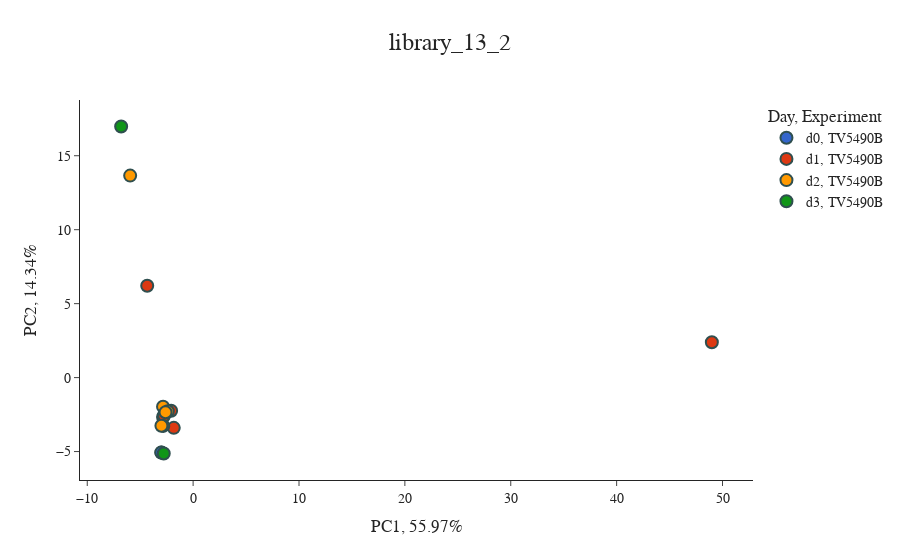

This figure's notebook cell:
### Code cell
figs[2]

### Figure 1 — Plotly figure (JSON) as saved in the notebook; plotly's stock layout.template omitted (floating-point values rounded to 4 significant figures)
{"data": [{"customdata": [["inoculum"], ["inoculum"]], "hovertemplate": "Day=d0<br>Experiment=TV5490B<br>PC1, 55.97%=%{x}<br>PC2, 14.34%=%{y}<br>mouse=%{customdata[0]}<extra></extra>", "legendgroup": "d0, TV5490B", "marker": {"color": "#3366CC", "line": {"color": "DarkSlateGrey", "width": 2}, "size": 12, "symbol": "circle"}, "mode": "markers", "name": "d0, TV5490B", "orientation": "v", "showlegend": true, "type": "scatter", "x": [-2.993, -3.007], "xaxis": "x", "y": [-5.069, -5.063], "yaxis": "y"}, {"customdata": [["al970"], ["al971"], ["al973"], ["al972"], ["al968"], ["al975"], ["al969"]], "hovertemplate": "Day=d1<br>Experiment=TV5490B<br>PC1, 55.97%=%{x}<br>PC2, 14.34%=%{y}<br>mouse=%{customdata[0]}<extra></extra>", "legendgroup": "d1, TV5490B", "marker": {"color": "#DC3912", "line": {"color": "DarkSlateGrey", "width": 2}, "size": 12, "symbol": "circle"}, "mode": "markers", "name": "d1, TV5490B", "orientation": "v", "showlegend": true, "type": "scatter", "x": [-2.842, -1.829, -2.078, -2.737, -4.335, 48.99, -2.82], "xaxis": "x", "y": [-2.666, -3.397, -2.239, -2.563, 6.211, 2.395, -3.265], "yaxis": "y"}, {"customdata": [["al971"], ["al969"], ["al972"], ["al968"], ["al970"]], "hovertemplate": "Day=d2<br>Experiment=TV5490B<br>PC1, 55.97%=%{x}<br>PC2, 14.34%=%{y}<br>mouse=%{customdata[0]}<extra></extra>", "legendgroup": "d2, TV5490B", "marker": {"color": "#FF9900", "line": {"color": "DarkSlateGrey", "width": 2}, "size": 12, "symbol": "circle"}, "mode": "markers", "name": "d2, TV5490B", "orientation": "v", "showlegend": true, "type": "scatter", "x": [-2.995, -2.842, -2.391, -5.946, -2.605], "xaxis": "x", "y": [-3.259, -1.967, -2.273, 13.66, -2.345], "yaxis": "y"}, {"customdata": [["al970"], ["al968"]], "hovertemplate": "Day=d3<br>Experiment=TV5490B<br>PC1, 55.97%=%{x}<br>PC2, 14.34%=%{y}<br>mouse=%{customdata[0]}<extra></extra>", "legendgroup": "d3, TV5490B", "marker": {"color": "#109618", "line": {"color": "DarkSlateGrey", "width": 2}, "size": 12, "symbol": "circle"}, "mode": "markers", "name": "d3, TV5490B", "orientation": "v", "showlegend": true, "type": "scatter", "x": [-2.775, -6.798], "xaxis": "x", "y": [-5.131, 16.98], "yaxis": "y"}], "layout": {"font": {"family": "Arial", "size": 14}, "legend": {"title": {"text": "Day, Experiment"}, "tracegroupgap": 0}, "title": {"font": {"size": 24}, "text": "library_13_2", "x": 0.5}, "xaxis": {"anchor": "y", "domain": [0, 1], "title": {"text": "PC1, 55.97%"}}, "yaxis": {"anchor": "x", "domain": [0, 1], "title": {"text": "PC2, 14.34%"}}}}
